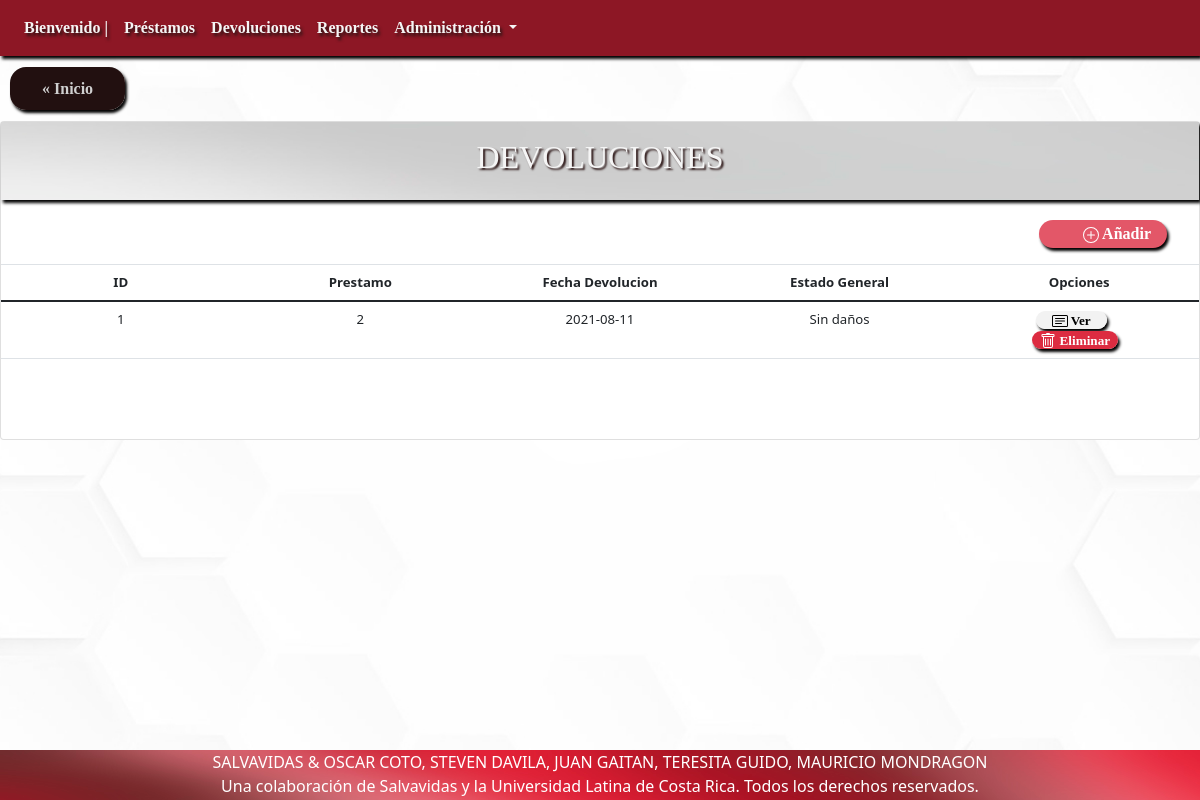
/?c=detalleAllDevolucion, run on an earlier commit of the app's database.
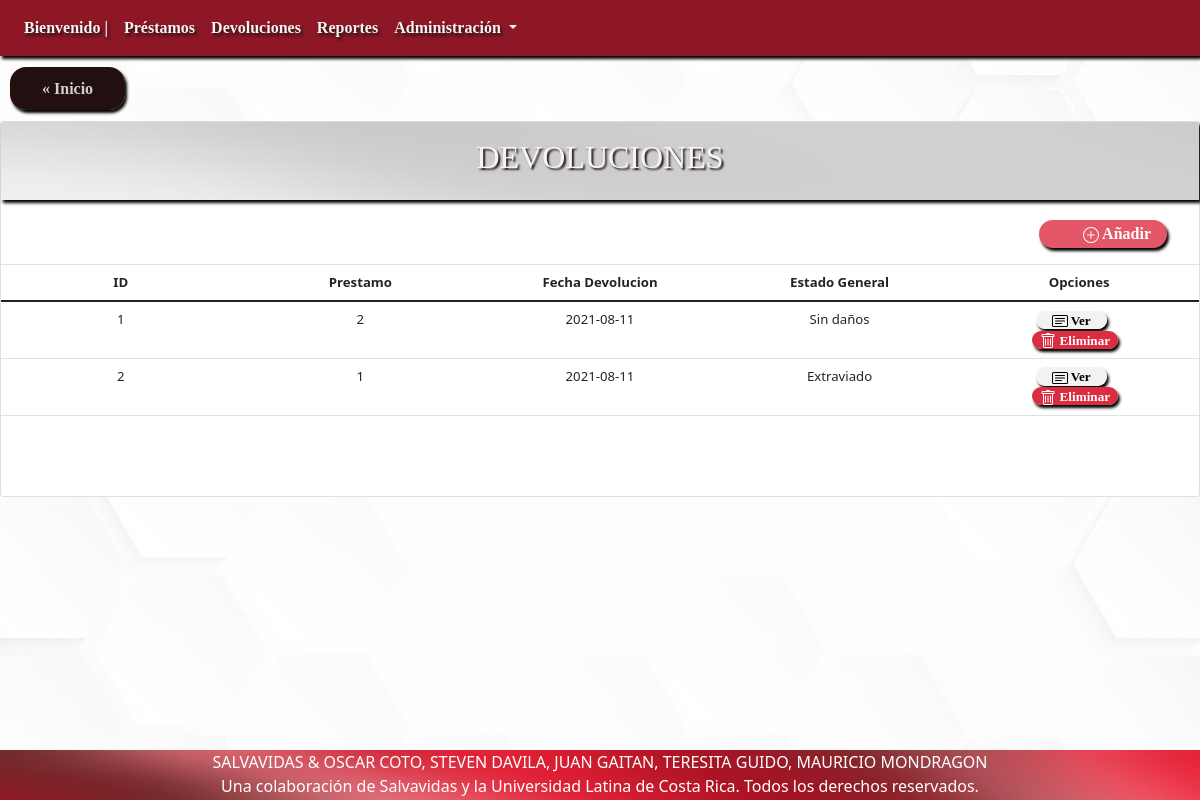
And on a later commit of the database.
### tables this page shows
CREATE TABLE `devolucion` (
  `idDevolucion` int(11) NOT NULL,
  `idPrestamo` int(11) NOT NULL,
  `fechaRealDevolucion` date DEFAULT current_timestamp(),
  `idEstadoDevolucionGeneral` int(11) NOT NULL
);

CREATE TABLE `estadodevoluciongeneral` (
  `idEstadoDevolucionGeneral` int(11) NOT NULL,
  `descripcionEstadoDevolucionGeneral` varchar(50) DEFAULT NULL
);

### controller/detalleAllDevolucion.php (called while the page is built, shortened)
<?php
include 'model/Devolucion.php';
$Devolucion = new Devolucion();
$allDevolucion = $Devolucion->seleccionarAllDevolucion();
    $EstadoDevGnrl = new EstadoDevolucionGen();
    $allEstadoDevGnrl = $EstadoDevGnrl->seleccionarAllEstadoDevolucionGen();
    include 'view/VerAllDevolucion.php';

### model/Devolucion.php (called while the page is built, shortened)
<?php
include_once "model/EstadoDevolucionGeneral.php";
class Devolucion {
    public function __construct($idDevolucion = 0, $idPrestamo = 0,$fechaRealDevolucion = "",$idEstadoDevolucionGeneral= 0) {
        $this->idDevolucion = $idDevolucion;
        $this->idPrestamo = $idPrestamo;
        $this->fechaRealDevolucion = $fechaRealDevolucion;
        $this->idEstadoDevolucionGeneral = $idEstadoDevolucionGeneral;
    }
    function seleccionarAllDevolucion() {
        $query = "SELECT * FROM devolucion";
        $pdo = new Connection();
        $pdo = $pdo->open();
        $result = $pdo->query($query);
        $rows = [];
        foreach ($result->fetchAll() as $row) {
            $rows[] = new Devolucion($row['idDevolucion'], $row['idPrestamo'],$row['fechaRealDevolucion'],$row['idEstadoDevolucionGeneral']);
        }
        return $rows;
    }
}

### model/EstadoDevolucionGeneral.php (called while the page is built, shortened)
<?php
class EstadoDevolucionGen {
    public function __construct($idEstadoDevolucionGeneral = 0, $descripcionEstadoDevolucionGeneral = "") {
        $this->idEstadoDevolucionGeneral = $idEstadoDevolucionGeneral;
        $this->descripcionEstadoDevolucionGeneral = $descripcionEstadoDevolucionGeneral;
    }
    function seleccionarAllEstadoDevolucionGen() {
        $query = "SELECT * FROM estadodevoluciongeneral";
        $pdo = new Connection();
        $pdo = $pdo->open();
        $result = $pdo->query($query);
        $rows = [];
        foreach ($result->fetchAll() as $row) {
            $rows[] = new EstadoDevolucionGen($row['idEstadoDevolucionGeneral'], $row['descripcionEstadoDevolucionGeneral']);
        }
        return $rows;
    }
}

### view/verAllDevolucion.php (the view, shortened to what this page needs)
<div class="upside">
    <a href="index.php" class="Inicio">« Inicio</a>
</div>
<div class="card" id="ListaCompleta">
    <div class="card-title">
        <h2> DEVOLUCIONES</h2>
    </div>
    <div class="card-subtitle" id="Add">
        <a href="?c=crearDevolucion" class="add">
         Añadir
        </a>
    </div>
    <table class="table">
        <thead>
            <tr>
                <th scope="col">ID</th>
                <th scope="col">Prestamo</th>
                <th scope="col">Fecha Devolucion</th>
                <th scope="col">Estado General</th>
                <th scope="col">Opciones</th>
            </tr>
        </thead>
        <tbody>
        <?php
        foreach ($allDevolucion as $value) {
        ?>
            <tr>
                <td><?php echo $value->idDevolucion; ?></td>
                <td><?php echo $value->idPrestamo; ?></td>
                <td><?php echo $value->fechaRealDevolucion; ?></td>
                <?php foreach ($allEstadoDevGnrl as $valor2) {
                if ($value->idEstadoDevolucionGeneral == $valor2->idEstadoDevolucionGeneral) { ?>
                    <td><?php echo $valor2->descripcionEstadoDevolucionGeneral	; ?></td>
                <?php } } ?>
                <td>
                <a class="ver" id="ver" href="?c=detalleDevolucion&idDevolucion=<?php echo $value->idDevolucion; ?>">
                 Ver
                <br>
                </a>
                <a class="eliminar" id="eliminar" href="?c=eliminarDevolucion&idDevolucion=<?php echo $value->idDevolucion; ?>">
                 Eliminar
                </a>
                </td>
            </tr>
        <?php } ?>
        </tbody>
    </table>
</div>

### index.php (shortened to what this page needs)
<!DOCTYPE html>
<html>
    <head>
        <link rel="stylesheet" href="https://maxcdn.bootstrapcdn.com/bootstrap/4.0.0/css/bootstrap.min.css">
        <link href="https://cdn.jsdelivr.net/npm/bootstrap@5.0.0-beta1/dist/css/bootstrap.min.css" rel="stylesheet">
        <link rel="stylesheet" href="css/style.css">
        <link rel="stylesheet" href="css/style1.css">
        <link rel="stylesheet" href="css/style2.css">
    </head>
    <body>
        <?php
        include 'view/header.php';
        if (isset($_GET["c"])) {
            include 'controller/' . $_GET["c"] . '.php';
        } else {
            include 'view/home.php';
        }
        require 'view/footer.php';
        ?>
    </body>
</html>

### view/header.php (shortened to what this page needs)
<nav class="navbar navbar-expand-lg" id = "idheader">
  <div class="collapse navbar-collapse" id="navbarNavDropdown">
    <ul class="navbar-nav">
      <li class="nav-item active">
        <a class="nav-link" href="index.php"> Bienvenido  | <span class="sr-only">(current)</span></a>
      </li>
      <li class="nav-item">
        <a class="nav-link" href="?c=detalleAllPrestamo">Préstamos</a>
      </li>
       <li class="nav-item">
        <a class="nav-link" href="?c=detalleAllDevolucion">Devoluciones</a>
      </li>
      <li class="nav-item">
        <a class="nav-link" href="?c=detalleAllReporte">Reportes</a>
      </li>
      <li class="nav-item dropdown">
        <a class="nav-link dropdown-toggle" href="#" id="navbarDropdownMenuLink" data-toggle="dropdown" aria-haspopup="true" aria-expanded="false">
          Administración
        </a>
      </li>
    </ul>
  </div>
</nav>

### view/footer.php
<footer id="footer" class="footer">
    <p>SALVAVIDAS &  OSCAR COTO, STEVEN DAVILA, JUAN GAITAN, TERESITA GUIDO, MAURICIO MONDRAGON
    <br>
    Una colaboración de Salvavidas y la Universidad Latina de Costa Rica. Todos los derechos reservados.
    </p>
 </footer>

### css/style.css (style rules this page uses)
body { background-image: url("../img/wallpaper.jpg"); background-position: center; background-attachment: fixed; background-size:cover; }
#idheader { background-color: #8d1725; color:white; box-shadow: 2px 3px 3px black; outline: none !important; border: none; }
#idheader .nav-link { font-family: "Georgia"; font-weight: bold; color: whitesmoke ; text-shadow: 2px 3px 3px #2b1515; }
.footer { background-image: url("../img/footer-background.jpg"); position: fixed; bottom: 0; width: 100%; height: 50px; color: white; text-align: center; }
.card { margin: auto; width: 100%; display: flexbox; }
.card .card-title { background-image: url("../img/card-subtitle-wallpaper.jpg"); color: whitesmoke; text-align: center; font-family: "Arial Black"; box-shadow: 2px 3px 3px black; }
.card .card-title h2 { text-shadow: 2px 2px 2px #2b1515; padding: 1rem; }

### css/style1.css (style rules this page uses)
#ListaCompleta { margin-top: 10px; width: inherit; }
#ListaCompleta #Add { padding: 1rem; }
#ListaCompleta .add { float: right; margin-right: 1rem; padding: 0.1rem 1rem; text-align: right; background: #e35768; color: #fff; text-decoration: none; width:8rem; box-shadow: 2px 3px 3px black; font-family: "Georgia"; font-weight: bold; border-radius: 1rem; }
.upside { margin-top: 20px; margin-left: 10px; margin-bottom: 20px; }
.upside .Inicio { margin: auto; padding: 0.8rem 2rem; text-align: center; background: #221010; color: #cfcfcf; text-decoration: none; width: 50%; box-shadow: 2px 3px 3px black; font-family: "Georgia"; font-weight: bold; border-radius: 1rem; }
#ListaCompleta #ver { margin-right: 1rem; padding: 0.1rem 1rem; text-align: center; background: #f2f2f2; color: black; text-decoration: none; width: 8rem; box-shadow: 2px 3px 3px black; font-family: "Georgia"; font-weight: bold; border-radius: 1rem; }
#ListaCompleta #eliminar { margin-right: 0.5rem; padding: 0.1rem 0.5rem; text-align: center; background: #dc2c41; color: white; text-decoration: none; width: 8rem; box-shadow: 2px 3px 3px black; font-family: "Georgia"; font-weight: bold; border-radius: 1rem; }
.table { text-align: center; table-layout: fixed; font-size: 1.1vw; margin-bottom: 5rem; }

What changed in the data, as far as the page shows it:
added devolucion: idDevolucion "2", idPrestamo "1", fechaRealDevolucion "2021-08-11"
now on this page (row unchanged): estadodevoluciongeneral: descripcionEstadoDevolucionGeneral "Extraviado", shown under "2"
